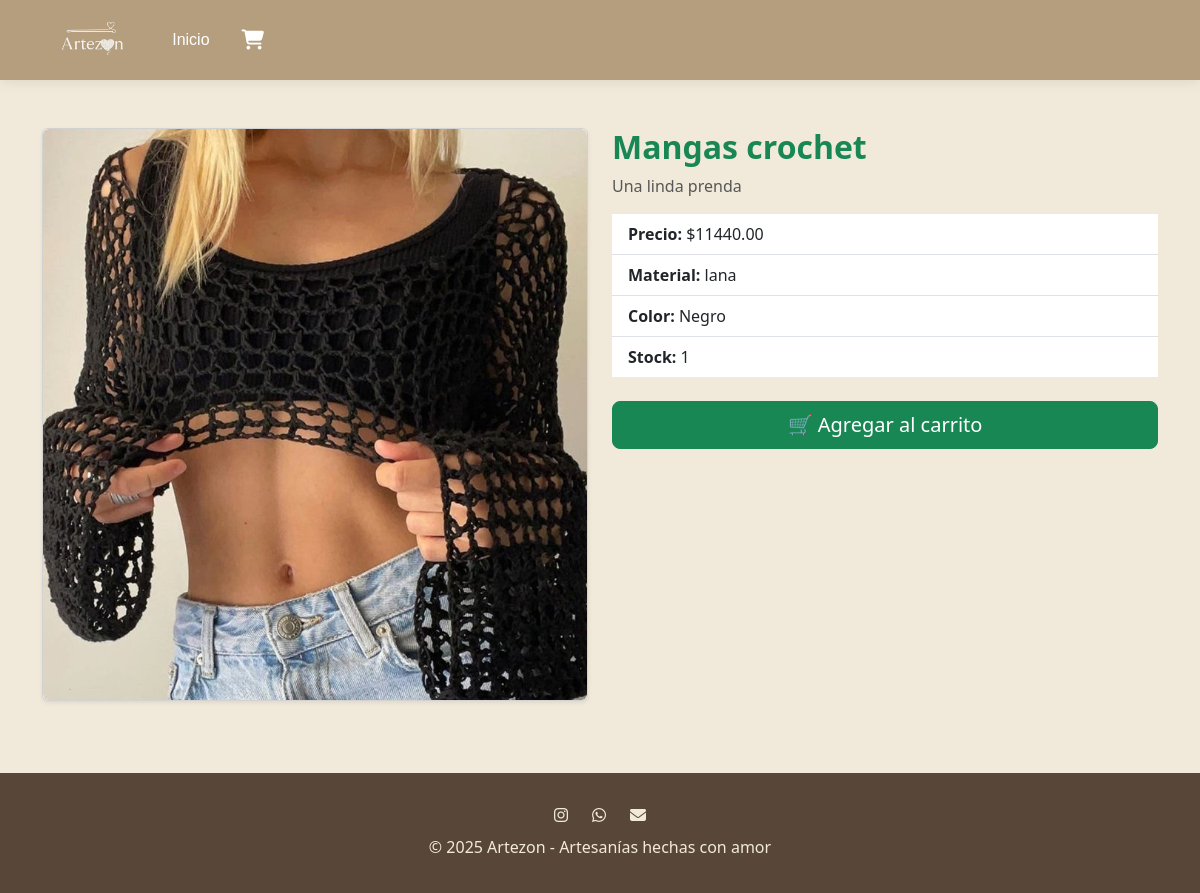
The page /producto/1/ on the database its author committed.
### productos/models.py (models this page shows, shortened)
class Product(models.Model):
    seller = models.ForeignKey(User, on_delete=models.CASCADE)
    name = models.CharField(max_length=120)
    description = models.TextField(blank=True)
    category = models.CharField(max_length=50, blank=True)
    material = models.CharField(max_length=50, blank=True)
    color = models.CharField(max_length=30, blank=True)
    price = models.DecimalField(max_digits=10, decimal_places=2)
    stock = models.PositiveIntegerField(default=0)
    is_active = models.BooleanField(default=True)
    created_at = models.DateTimeField(auto_now_add=True)
    imagen = models.ImageField(upload_to="imagenProductos/", blank=True, null=True)

### productos/views.py (the view)
# urls.py: path("producto/<int:pk>/", views.product_detail, name="product_detail"),
def product_detail(request, pk):
    producto = get_object_or_404(Product, pk=pk)
    seller_profile = SellerProfile.objects.filter(user=producto.seller).first()
    store = Store.objects.filter(seller=seller_profile).first() if seller_profile else None
    context = {
        "producto": producto,
        "seller_profile": seller_profile,
        "store": store,
    }
    return render(request, "productos/product_detail.html", context)

### productos/templates/productos/product_detail.html (shortened to what this page needs)
{% extends "base.html" %}
{% load static %}
{% block content %}
<div class="container my-5">
  <div class="row g-4">
    <div class="col-md-6">
      <div class="card shadow-sm">
        {% if producto.imagen %}
          <img src="{{ producto.imagen.url }}" class="card-img-top rounded" alt="{{ producto.name }}">
        {% else %}
          <img src="{% static 'images/default.png' %}" class="card-img-top rounded" alt="Sin imagen">
        {% endif %}
      </div>
    </div>
    <div class="col-md-6">
      <h2 class="fw-bold text-success">{{ producto.name }}</h2>
      <p class="text-muted">{{ producto.description }}</p>
      <ul class="list-group list-group-flush mb-3">
        <li class="list-group-item"><strong>Precio:</strong> ${{ producto.price }}</li>
        <li class="list-group-item"><strong>Material:</strong> {{ producto.material }}</li>
        <li class="list-group-item"><strong>Color:</strong> {{ producto.color }}</li>
        <li class="list-group-item"><strong>Stock:</strong> {{ producto.stock }}</li>
      </ul>
      <form method="post" action="{% url 'agregar_al_carrito' producto.pk %}" class="mt-4">
        <button type="submit" class="btn btn-success btn-lg w-100">
          🛒 Agregar al carrito
        </button>
      </form>
    </div>
  </div>
</div>
{% endblock %}

### static/css/styles.css (style rules this page uses)
:root { --vanilla: #F1EADA; --tobacco: #B59E7D; --mountain: #AAA396; --sand: #CEC1A8; --mahogany: #584738; }

### rows shown on the page
Product: imagen (picture), name "Mangas crochet", description "Una linda prenda", price "11440.00", material "lana", color "Negro", stock "1"
